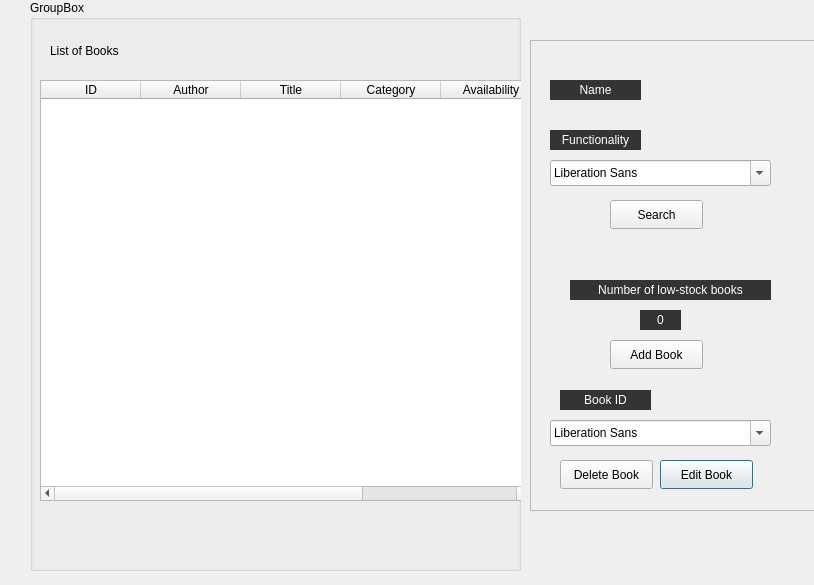
<?xml version="1.0" encoding="UTF-8"?>
<ui version="4.0">
 <class>book_records</class>
 <widget class="QDialog" name="book_records">
  <property name="geometry">
   <rect>
    <x>0</x>
    <y>0</y>
    <width>814</width>
    <height>585</height>
   </rect>
  </property>
  <property name="windowTitle">
   <string>Dialog</string>
  </property>
  <property name="styleSheet">
   <string notr="true">
QDialog{
    background-image: url(&quot;:/Images/ylswjsy7stw-2048x1201.jpg&quot;);
    background-repeat: no-repeat;
    background-position: center;
    background-attachment: fixed;
}
</string>
  </property>
  <widget class="QGroupBox" name="groupBox">
   <property name="geometry">
    <rect>
     <x>30</x>
     <y>0</y>
     <width>491</width>
     <height>571</height>
    </rect>
   </property>
   <property name="title">
    <string>GroupBox</string>
   </property>
   <widget class="QLabel" name="label_5">
    <property name="geometry">
     <rect>
      <x>20</x>
      <y>30</y>
      <width>131</width>
      <height>41</height>
     </rect>
    </property>
    <property name="text">
     <string>List of Books</string>
    </property>
   </widget>
   <widget class="QTableWidget" name="tableWidget">
    <property name="geometry">
     <rect>
      <x>10</x>
      <y>80</y>
      <width>491</width>
      <height>421</height>
     </rect>
    </property>
    <property name="font">
     <font>
      <pointsize>9</pointsize>
     </font>
    </property>
    <column>
     <property name="text">
      <string>ID</string>
     </property>
    </column>
    <column>
     <property name="text">
      <string>Author</string>
     </property>
    </column>
    <column>
     <property name="text">
      <string>Title</string>
     </property>
    </column>
    <column>
     <property name="text">
      <string>Category</string>
     </property>
    </column>
    <column>
     <property name="text">
      <string>Availability</string>
     </property>
    </column>
    <column>
     <property name="text">
      <string>Low-Stock</string>
     </property>
    </column>
   </widget>
  </widget>
  <widget class="QFrame" name="frame">
   <property name="geometry">
    <rect>
     <x>530</x>
     <y>40</y>
     <width>301</width>
     <height>471</height>
    </rect>
   </property>
   <property name="styleSheet">
    <string notr="true">QLabel{
color:white;
background:rgba(0,0,0,200);
}</string>
   </property>
   <property name="frameShape">
    <enum>QFrame::Shape::StyledPanel</enum>
   </property>
   <property name="frameShadow">
    <enum>QFrame::Shadow::Raised</enum>
   </property>
   <widget class="QLabel" name="label">
    <property name="geometry">
     <rect>
      <x>20</x>
      <y>90</y>
      <width>91</width>
      <height>20</height>
     </rect>
    </property>
    <property name="text">
     <string>Functionality</string>
    </property>
    <property name="alignment">
     <set>Qt::AlignmentFlag::AlignCenter</set>
    </property>
   </widget>
   <widget class="QPushButton" name="edit_book_button">
    <property name="geometry">
     <rect>
      <x>130</x>
      <y>420</y>
      <width>93</width>
      <height>29</height>
     </rect>
    </property>
    <property name="text">
     <string>Edit Book</string>
    </property>
   </widget>
   <widget class="QLabel" name="label_4">
    <property name="geometry">
     <rect>
      <x>30</x>
      <y>350</y>
      <width>91</width>
      <height>20</height>
     </rect>
    </property>
    <property name="text">
     <string>Book ID</string>
    </property>
    <property name="alignment">
     <set>Qt::AlignmentFlag::AlignCenter</set>
    </property>
   </widget>
   <widget class="QLabel" name="label_3">
    <property name="geometry">
     <rect>
      <x>40</x>
      <y>240</y>
      <width>201</width>
      <height>20</height>
     </rect>
    </property>
    <property name="text">
     <string>Number of low-stock books</string>
    </property>
    <property name="alignment">
     <set>Qt::AlignmentFlag::AlignCenter</set>
    </property>
   </widget>
   <widget class="QLabel" name="low_stock">
    <property name="geometry">
     <rect>
      <x>110</x>
      <y>270</y>
      <width>41</width>
      <height>20</height>
     </rect>
    </property>
    <property name="text">
     <string>0</string>
    </property>
    <property name="alignment">
     <set>Qt::AlignmentFlag::AlignCenter</set>
    </property>
   </widget>
   <widget class="QPushButton" name="search_button">
    <property name="geometry">
     <rect>
      <x>80</x>
      <y>160</y>
      <width>93</width>
      <height>29</height>
     </rect>
    </property>
    <property name="text">
     <string>Search</string>
    </property>
   </widget>
   <widget class="QPushButton" name="add_book_button">
    <property name="geometry">
     <rect>
      <x>80</x>
      <y>300</y>
      <width>93</width>
      <height>29</height>
     </rect>
    </property>
    <property name="text">
     <string>Add Book</string>
    </property>
   </widget>
   <widget class="QPushButton" name="delete_book_button">
    <property name="geometry">
     <rect>
      <x>30</x>
      <y>420</y>
      <width>93</width>
      <height>29</height>
     </rect>
    </property>
    <property name="text">
     <string>Delete Book</string>
    </property>
   </widget>
   <widget class="QFontComboBox" name="functionality_2">
    <property name="geometry">
     <rect>
      <x>20</x>
      <y>380</y>
      <width>221</width>
      <height>26</height>
     </rect>
    </property>
   </widget>
   <widget class="QFontComboBox" name="functionality">
    <property name="geometry">
     <rect>
      <x>20</x>
      <y>120</y>
      <width>221</width>
      <height>26</height>
     </rect>
    </property>
   </widget>
   <widget class="QLabel" name="label_2">
    <property name="geometry">
     <rect>
      <x>20</x>
      <y>40</y>
      <width>91</width>
      <height>20</height>
     </rect>
    </property>
    <property name="text">
     <string>Name</string>
    </property>
    <property name="alignment">
     <set>Qt::AlignmentFlag::AlignCenter</set>
    </property>
   </widget>
  </widget>
 </widget>
 <resources/>
 <connections/>
</ui>
